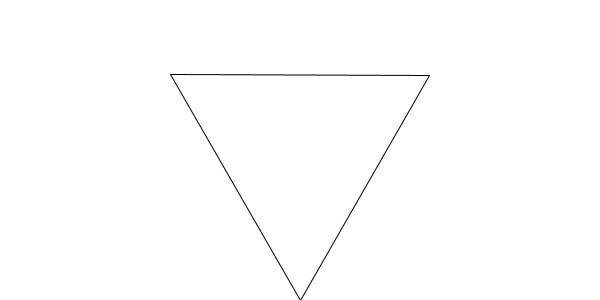
Frame 1 (no input)
Frame 60 (the mouse pressed at the canvas centre just before this capture): identical to frame 1, image omitted
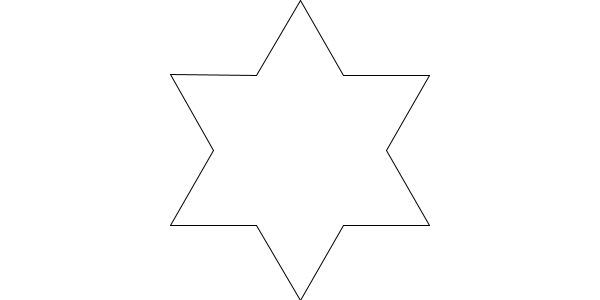
Frame 120 (the mouse held since frame 60 and released just before this capture)

The Processing sketch that drew these frames (run headless with seeded random() and noise(); from frame 60 on, the mouse is pressed at the canvas centre):

// Processing sketch: KochSnowflake
// ── KochSnowflake.pde
class KochLine {
  PVector start;
  PVector end;
  
  KochLine(PVector a, PVector b) {
   start = a.get();
   end = b.get();
  }
  
  void display() {
 
    stroke(0);
    line(start.x, start.y, end.x, end.y);
  }

  PVector kochA() {
   return start.copy(); 
  }
  
  PVector kochB() {
    PVector v = PVector.sub(end,start);
    v.div(3);
    v.add(start);
    return v;
    
  }

  PVector kochC() {
    PVector a = start.get();
    PVector v = PVector.sub(end,start);
    v.div(3);
    a.add(v);
    v.rotate(-radians(60));
    a.add(v);
    return a;
  }
  
  PVector kochD() {
    PVector v = PVector.sub(end,start);
    v.mult(2/3.0);
    v.add(start);
    return v;
  }
  
  PVector kochE() {
   return end.copy(); 
  }

}

ArrayList<KochLine> lines;

void setup() {
  size(600, 300);
  
  
  
  lines = new ArrayList<KochLine>();
  
  PVector center = new PVector(width/2, height/2);
  
  PVector up = new PVector(0,height/2);
  PVector left = up.copy();
  left.rotate(radians(120));

  
  PVector right = left.copy();
  right.rotate(radians(120));
  
  
  up.add(center);
  left.add(center);
  right.add(center);
 
 
  lines.add(new KochLine(up, left));
  lines.add(new KochLine(left,right));
  lines.add(new KochLine(right, up));
}


void mousePressed() {
 generate(); 
}

void draw() {
  background(255);
  for(KochLine l : lines) {
    l.display();
  }
  
}


void generate() {
  ArrayList<KochLine> next = new ArrayList<KochLine>();
  
  for(KochLine l : lines) {
    PVector a = l.kochA();
    PVector b = l.kochB();
    PVector c = l.kochC();
    PVector d = l.kochD();
    PVector e = l.kochE();
    
    
    next.add(new KochLine(a,b));
    next.add(new KochLine(b,c));
    next.add(new KochLine(c,d));
    next.add(new KochLine(d,e));
  }
  
  lines = next;
}
    
  
